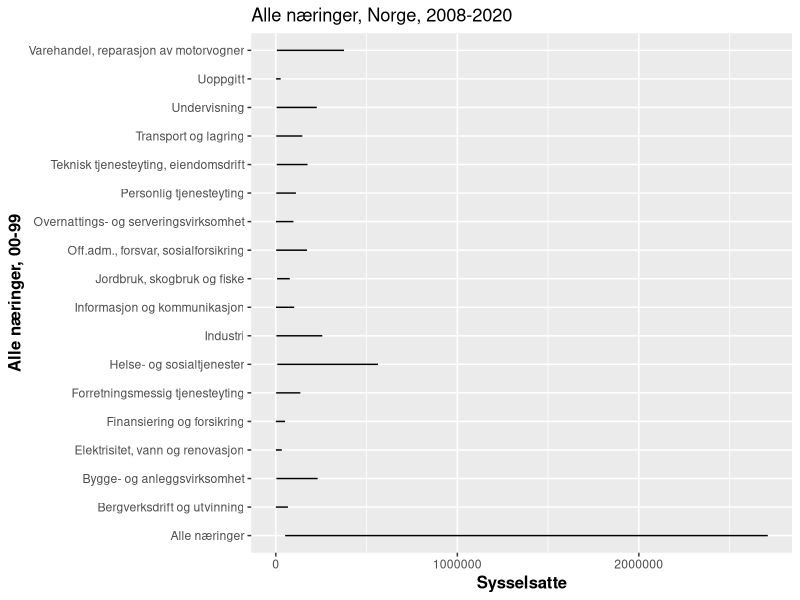
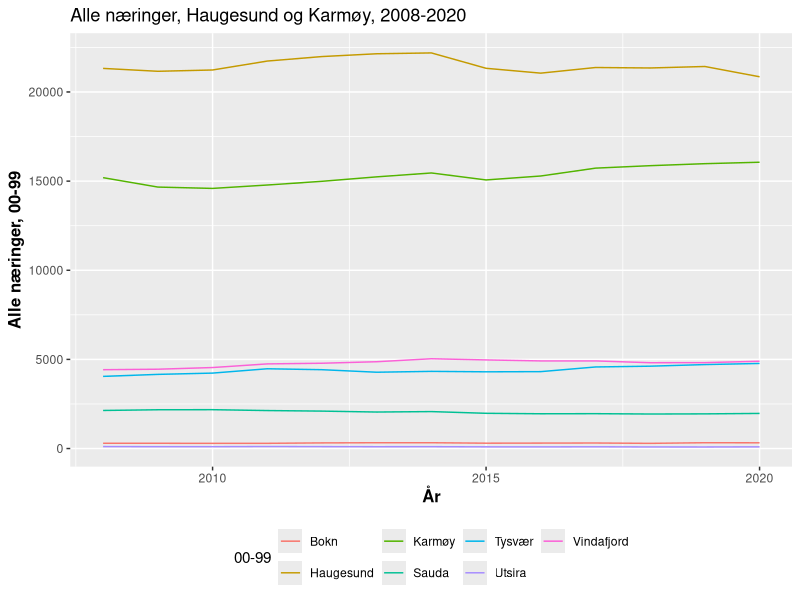

Write the R code that produced these figures, in order.
## ---- chunk 1
suppressPackageStartupMessages({
library(tidyverse)
library(lubridate)
library(modelr)
library(broom)
library(lmtest)
library(sandwich)
library(viridis)
  options(scipen = 999)
})
knitr::opts_chunk$set(echo = FALSE, include = FALSE)
## ---- chunk 2
Tabell1 <- read_csv("Data_pkt1/Tabell1.csv")
Nas_arbeid_norge_sys <- read_csv("Data_pkt1/Nas_arbeid_norge_sys.csv")
Haug_arbeid <- read_csv("Data_pkt1/Haug_arbeid.csv")
Sunn_arbeid <- read_csv("Data_pkt1/Sunn_arbeid.csv")
show_col_types = FALSE
## ---- chunk 3
names(Nas_arbeid_norge_sys)
## ---- chunk 4
Nas_arbeid_norge_sys <- Nas_arbeid_norge_sys %>% 
  mutate(År = make_date(Aar))
## ---- chunk 5
tabell_Norge<- Nas_arbeid_norge_sys

tabell_Norge %>% 
  ggplot(aes(x = sysselsatte)) +
  geom_line(aes(y = SN2007)) +
  ggtitle("Alle næringer, Norge, 2008-2020") + 
  theme(legend.position="bottom",
        axis.title= element_text(size=12,face="bold")) +
  labs(x="Sysselsatte", y= "Alle næringer, 00-99")+ 
  scale_color_hue(name = "00-99")
## ---- chunk 6
names(Tabell1)
## ---- chunk 7
Tabell1 <- Tabell1 %>% 
  mutate(År = make_date(Aar))
## ---- chunk 8
tabell_haugaland <- Tabell1 %>% 
  filter(Alder == "15-74",
         Knr %in% c("1106","1135", "1145","1146", "1149", "1151", "1160"))

tabell_haugaland %>% 
  ggplot(aes(x = År)) +
  geom_line(aes(y = `00-99`, colour=knavn)) +
  ggtitle("Alle næringer, Haugesund og Karmøy, 2008-2020") + 
  theme(legend.position="bottom",
        axis.title= element_text(size=12,face="bold")) +
  labs(x="År", y= "Alle næringer, 00-99")+
  scale_color_hue(name = "00-99")
## ---- chunk 9
names(Nas_arbeid_norge_sys)
## ---- chunk 10
Nas_arbeid_norge_sys <- Nas_arbeid_norge_sys %>% 
  mutate(År = make_date(Aar))
## ---- chunk 11
Haug_arbeid<- read_csv("Data_pkt1/Haug_arbeid.csv")
View(Haug_arbeid)
show_col_types = FALSE
## ---- chunk 12
names(Haug_arbeid)
